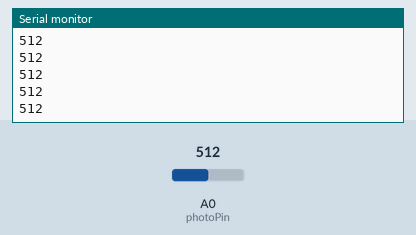
Simulated run of this sketch. Board: Arduino Uno, built with avr-gcc and run on an emulated ATmega328P. On the bench: the last lines printed to the serial monitor. The inputs (shaded band) are chosen by the test bench; at power-on: A0 (photoPin) = 512.

Above: at 1.2 s.
1.3 s: A0 (photoPin) set to 716
At 1.32 s:
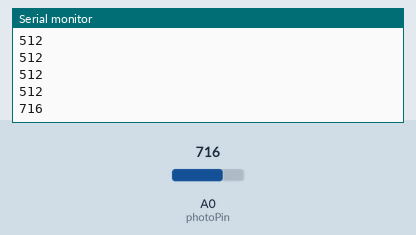
2.8 s: A0 (photoPin) set to 900
At 2.83 s:
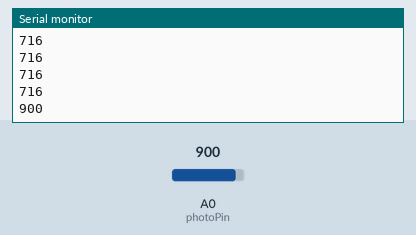
Timing chart, 0 to 5.8 s (numbered marks = the images above; inputs shaded):
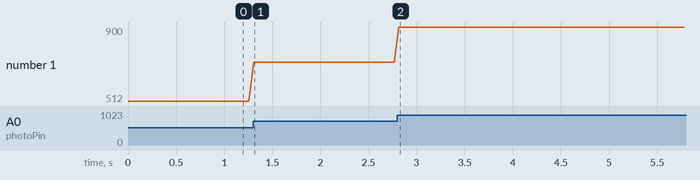

The sketch:

PhotoSensor.ino
```cpp
int photoPin = A0;

void setup() {
  Serial.begin(9600);
}

void loop() {
  int photoVal = analogRead(photoPin);
  Serial.println(photoVal);

  delay(50);
}
```

Measured:
- after the input at 1.3 s, the serial monitor: prints a new line at once (image 1)
- after the input at 2.8 s, the serial monitor: prints a new line at once (image 2)
- plotted number 1: 512 → 716 after the input at 1.3 s, 716 → 900 after the input at 2.8 s
